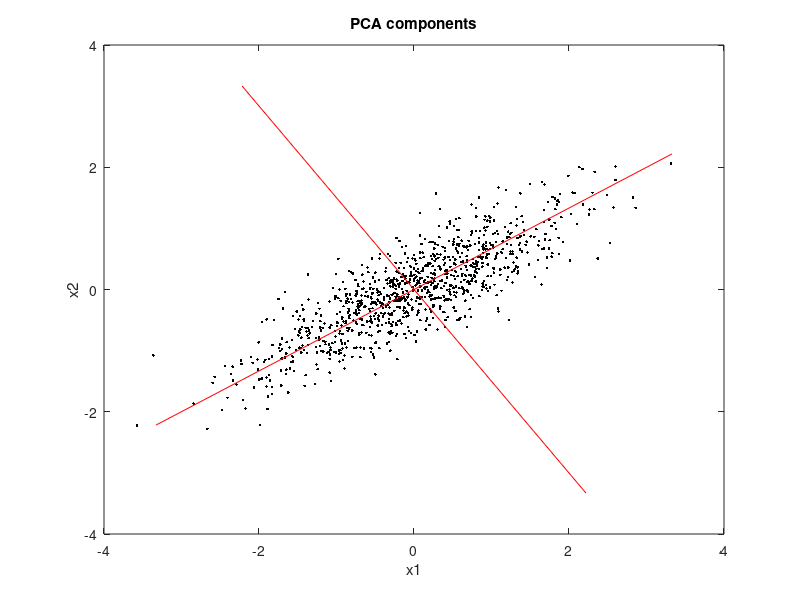

This chart was generated by the following MATLAB code:
% PCA example: correlated variables
%showing the 2 PCA components

%data--------------
N=1000; M=2;
D=zeros(M,N);
D(1,:)=normrnd(0,1,1,N);
D(2,:)=(0.6*D(1,:))+(0.4*normrnd(0,1,1,N));

%PCA---------------
me=mean(D,2); %mean of each row
X=D-repmat(me,1,N); %subtract mean in each row
A=X'/sqrt(N-1);
%singular value decomposition
[U,S,V]=svd(A); %V contains principal components 
SD=diag(S);
vr=SD.*SD; %variances
prd=V'*X; %data projection

%display
plot(X(1,:),X(2,:),'k.'); hold on;
plot([-4*V(1,1) 4*V(1,1)],[-4*V(2,1) 4*V(2,1)],'r');
plot([-4*V(1,2) 4*V(1,2)],[-4*V(2,2) 4*V(2,2)],'r');
axis([-4 4 -4 4]);
title('PCA components'); xlabel('x1'); ylabel('x2');
